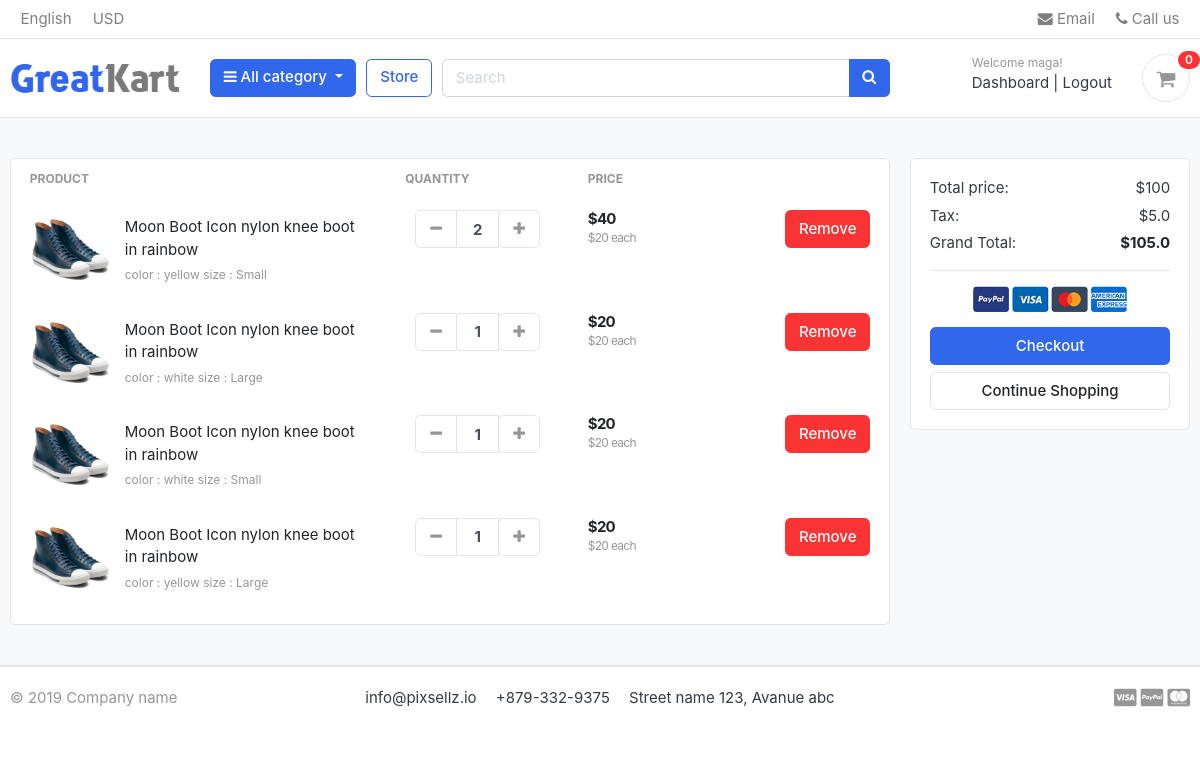
Screenshot of /cart/ (signed in) with the database file from the repository.
### accounts/models.py (models this page shows, shortened)
class Account(AbstractBaseUser,PermissionsMixin):
    first_name = models.CharField(max_length=50)
    last_name = models.CharField(max_length=50)
    username = models.CharField(max_length=50, unique=True)
    email = models.EmailField(max_length=80, unique=True)
    phone_number    = models.CharField(max_length=50)
    date_joined = models.DateTimeField(auto_now_add=True)
    last_login = models.DateTimeField(auto_now_add=True)
    is_staff = models.BooleanField(default=False)
    is_active = models.BooleanField(default=False)
    is_superuser = models.BooleanField(default=True)
    USERNAME_FIELD = 'email'
    REQUIRED_FIELDS = ['username', 'first_name', 'last_name']
    objects = MyAccountManager()

### carts/models.py (models this page shows, shortened)
class CartItem(models.Model):
    user = models.ForeignKey(Account, on_delete=models.CASCADE, null=True)
    product = models.ForeignKey(Product, on_delete=models.CASCADE)
    variations = models.ManyToManyField(Variation, blank=True)
    cart = models.ForeignKey(Cart, on_delete=models.CASCADE,null=True)
    quantity = models.IntegerField()
    is_active = models.BooleanField(default=True)
    def sub_total(self):
        return self.product.price*self.quantity

### store/models.py (models this page shows, shortened)
class Product(models.Model):
    product_name = models.CharField(max_length=150, unique=True)
    slug = models.SlugField(max_length=200, unique=True)
    description = models.TextField(max_length=500, blank=True)
    price = models.IntegerField()
    images = models.ImageField(upload_to='product')
    stock = models.IntegerField()
    is_avialable = models.BooleanField(default=True)
    category = models.ForeignKey(Category, on_delete=models.CASCADE)
    created_date = models.DateTimeField(auto_now_add=True)
    modified_date = models.DateTimeField(auto_now=True)
    def get_url(self):
        return reverse('product_detail', args=[self.category.slug, self.slug])

class Variation(models.Model):
    product = models.ForeignKey(Product, on_delete=models.CASCADE)
    variation_category = models.CharField(max_length=150, choices=variation_category_choice)
    variation_value = models.CharField(max_length=150)
    is_active = models.BooleanField(default=True)
    created_date = models.DateTimeField(auto_now=True)
    objects = VariationManager()

### carts/views.py (the view)
# urls.py: path('', views.cart, name='cart'),
def cart(request, total=0, quantity=0, cart_items=None):
    try:
        tax=0
        grand_total = 0
        if request.user.is_authenticated:
            cart_items = CartItem.objects.filter(user=request.user, is_active=True)
        else:
            cart = Cart.objects.get(cart_id=_cart_id(request))
            cart_items = CartItem.objects.filter(cart=cart, is_active=True)
        for cart_item in cart_items:
            total += (cart_item.product.price * cart_item.quantity)
            quantity += cart_item.quantity
        tax = (total *5)/ 100
        grand_total = total +tax
    except ObjectDoesNotExist:
        pass
    context ={
        'total':total,
        'quantity':quantity,
        'cart_items': cart_items,
        'tax': tax,
        'grand_total': grand_total
    }
    return render(request, 'store/cart.html', context)

### carts/context_processors.py (called while the page is built)
def counter(request):
    cart_count = 0
    if 'admin' in request.path:
        return {}
    else:
        try:
            cart = Cart.objects.filter(cart_id= _cart_id(request))
            if request.user.is_authenticated:
                cart_items = CartItem.objects.all().filter(cart=cart[:1])
            else:
                cart_items = CartItem.objects.all().filter(cart=cart[:1])
            for cart_item in cart_items:
                cart_count+= cart_item.quantity
        except Cart.DoesNotExist:
            cart_count=0
    return dict(cart_count=cart_count)

### carts/views.py (called while the page is built)
def _cart_id(request):
    cart = request.session.session_key
    if not cart:
        cart = request.session.create()
    return cart

### category/context_processors.py (called while the page is built)
def menu_links(request):
    links = Category.objects.all()
    return dict(links=links)

### category/models.py (called while the page is built)
    def get_url(self):
        return reverse('products_by_category' , args=[self.slug])

### templates/store/cart.html (shortened to what this page needs)
{% extends 'base.html' %}
{% load static %}
{% block content %}
<section class="section-content padding-y bg">
<div class="container">
{% if not cart_items  %}
	<h1 class="text-center"> Your basket is empty </h1>
	<br>
	<div class="text-center">
		<a href="{% url 'store' %}" class="btn btn-primary">Continue shopping</a>
	</div>
{% else %}
<div class="row">
	<aside class="col-lg-9">
<div class="card">
<table class="table table-borderless table-shopping-cart">
<thead class="text-muted">
<tr class="small text-uppercase">
  <th scope="col">Product</th>
  <th scope="col" width="120">Quantity</th>
  <th scope="col" width="120">Price</th>
  <th scope="col" class="text-right" width="200"> </th>
</tr>
</thead>
<tbody>
{% for cart_item in cart_items %}
<tr>
	<td>
		<figure class="itemside align-items-center">
			<div class="aside"><img src="{{ cart_item.product.images.url }}" class="img-sm"></div>
			<figcaption class="info">
				<a href="{{ cart_item.product.get_url }}" class="title text-dark">{{ cart_item.product.product_name }}</a>
				<p class="text-muted small">
				 {% if  cart_item.variations.all %}
					{% for item in cart_item.variations.all  %}
					  {{ item.variation_category }} : {{ item.variation_value }}
					{% endfor %}
				{% endif %}
				</p>
			</figcaption>
		</figure>
	</td>
	<td>
					<div class="col">
						<div class="input-group input-spinner">
							<div class="input-group-prepend">
							<a href="{% url 'remove_cart' cart_item.product.id cart_item.id %}" class="btn btn-light" type="button" id="button-plus"> <i class="fa fa-minus"></i> </a>
							</div>
							<input type="text" class="form-control"  value="{{ cart_item.quantity }}">
							<div class="input-group-append">
								<form action="{% url 'add_cart' cart_item.product.id %}" method="POST">
									<button class="btn btn-light" type="button" id="button-minus"> <i class="fa fa-plus"></i> </button>
								</form>
						</div>
						</div>
					</div>
	</td>
	<td>
		<div class="price-wrap">
			<var class="price">${{ cart_item.sub_total }}</var>
			<small class="text-muted"> ${{ cart_item.product.price }} each </small>
		</div>
	</td>
	<td class="text-right">
	<a href="{% url 'remove_cart_item' cart_item.product.id cart_item.id %}" onclick="return confirm('Are you sure to delete?')" class="btn btn-danger"> Remove</a>
	</td>
</tr>
</tbody>
{% endfor %}
</table>
</div>
	</aside>
	<aside class="col-lg-3">
		<div class="card">
		<div class="card-body">
			<dl class="dlist-align">
			  <dt>Total price:</dt>
			  <dd class="text-right">${{ total }}</dd>
			</dl>
			<dl class="dlist-align">
			  <dt>Tax:</dt>
			  <dd class="text-right"> ${{tax}}</dd>
			</dl>
			<dl class="dlist-align">
			  <dt>Grand Total:</dt>
			  <dd class="text-right text-dark b"><strong>${{ grand_total }}</strong></dd>
			</dl>
			<hr>
			<p class="text-center mb-3">
				<img src="{% static './images/misc/payments.png' %}" height="26">
			</p>
			<a href="{% url 'checkout' %}" class="btn btn-primary btn-block"> Checkout </a>
			<a href="{% url 'store' %}" class="btn btn-light btn-block">Continue Shopping</a>
		</div>
		</div>
</aside>
</div>
{% endif %}
</div>
</section>
{% endblock %}

### templates/includes/navbar.html (shortened to what this page needs)
{% load static %}
<header class="section-header">
<nav class="navbar p-md-0 navbar-expand-sm navbar-light border-bottom">
<div class="container">
  <div class="collapse navbar-collapse" id="navbarTop4">
    <ul class="navbar-nav mr-auto">
    	<li class="nav-item dropdown">
		 	<a href="#" class="nav-link">   English </a>
		</li>
		<li class="nav-item dropdown">
			<a href="#" class="nav-link"> USD </a>
		</li>
    </ul>
    <ul class="navbar-nav">
		<li><a href="#" class="nav-link"> <i class="fa fa-envelope"></i> Email </a></li>
		<li><a href="#" class="nav-link"> <i class="fa fa-phone"></i> Call us </a></li>
	</ul>
  </div>
</div>
</nav>
<section class="header-main border-bottom">
	<div class="container">
<div class="row align-items-center">
	<div class="col-lg-2 col-md-3 col-6">
		<a href="{% url 'index' %}" class="brand-wrap">
			<img class="logo" src="{% static './images/logo.png' %}">
		</a>
	</div>
	<div class="col-lg col-sm col-md col-6 flex-grow-0">
		<div class="category-wrap dropdown d-inline-block float-right">
			<button type="button" class="btn btn-primary dropdown-toggle" data-toggle="dropdown">
				<i class="fa fa-bars"></i> All category
			</button>
		</div>
	</div>
	<a href="{% url 'store' %}" class="btn btn-outline-primary">Store</a>
	<div class="col-lg  col-md-6 col-sm-12 col">
		<form action="{% url 'search' %}" class="search" method='POST'>
			<div class="input-group w-100">
			    <input type="text" class="form-control" style="width:60%;" placeholder="Search" name='keyword'>
			    <div class="input-group-append">
			      <button class="btn btn-primary" type="submit">
			        <i class="fa fa-search"></i>
			      </button>
			    </div>
		    </div>
		</form>
	</div>
	<div class="col-lg-3 col-sm-6 col-8 order-2 order-lg-3">
				<div class="d-flex justify-content-end mb-3 mb-lg-0">
					 {% if user.id is None %}
          <div class="widget-header">
            <small class="title text-muted">Welcome guest!</small>
            <div>
              <a href="{% url 'login' %}">Sign in</a> <span class="dark-transp"> | </span>
              <a href="{% url 'register' %}"> Register</a>
            </div>
          </div>
          {% else %}
          <div class="widget-header">
            <small class="title text-muted">Welcome {{user.first_name}}!</small>
            <div>
              <a href="{% url 'dashboard' %}">Dashboard</a> <span class="dark-transp"> | </span>
              <a href="{% url 'logout' %}"> Logout</a>
            </div>
          </div>
          {% endif %}
					<a href="{% url 'cart' %}" class="widget-header pl-3 ml-3">
						<div class="icon icon-sm rounded-circle border"><i class="fa fa-shopping-cart"></i></div>
						<span class="badge badge-pill badge-danger notify">{{ cart_count }}</span>
					</a>
				</div>
			</div>
</div>
	</div>
</section>
</header>

### static/css/ui.css (style rules this page uses)
html { font-family: "Inter", sans-serif; font-size: 15px; }
.price-wrap { letter-spacing: -0.7px; }
.icon-xs, .icon-sm, .icon-md, .icon-lg { display: inline-block; text-align: center; flex-shrink: 0; flex-grow: 0; }
.icon-sm { width: 48px; height: 48px; line-height: 48px !important; font-size: 20px; }
.img-xs, .img-sm, .img-md, .img-lg { -o-object-fit: cover; object-fit: cover; flex-shrink: 0; flex-grow: 0; }
.img-sm { width: 80px; height: 80px; }
.padding-y { padding-top: 40px; padding-bottom: 40px; }
var { font-style: normal; }
figure { margin-bottom: 0; }
.bg { background-color: #f8f9fa; }
.b { font-weight: 600; }
p:last-child { margin-bottom: 0; }
.header-main { position: relative; padding-top: 1rem; padding-bottom: 1rem; }
.brand-wrap .logo, .navbar-brand .logo { margin-right: 7px; max-height: 42px; display: inline-block; }
.widget-header { display: inline-block; vertical-align: middle; position: relative; }
.widget-header a { color: #343a40; }
.widget-header i { color: #969696; }
.widget-header .title { display: block; }
.widget-header .notify { position: absolute; top: -3px; right: -10px; }
.btn-light { background-color: #fff; border-color: #e4e4e4; }
.btn-light i { color: #969696; }
.itemside { position: relative; display: flex; width: 100%; }
.itemside .aside { position: relative; flex-shrink: 0; }
.itemside .info { padding-left: 15px; padding-right: 7px; }
.itemside p { margin-bottom: 0; }
.itemside .title { display: block; margin-bottom: 5px; color: #212529; }
[class*=dlist-] { margin-bottom: 5px; }
[class*=dlist-] dd { margin-bottom: 0; }
.dlist-align { display: flex; }
.dlist-align dt { width: 150px; word-wrap: break-word; font-weight: normal; }
.dlist-align dd { flex-grow: 1; }
.notify { position: absolute; top: -4px; right: -10px; display: inline-block; padding: 0.25em 0.6em; font-size: 12px; line-height: 1; text-align: center; border-radius: 3rem; color: #fff; background-color: #fa3434; }
.price { font-weight: 600; color: #212529; }
.input-spinner { width: 125px; flex-wrap: nowrap; display: inline-flex; vertical-align: middle; }
.input-spinner input.form-control { text-align: center; max-width: 46px; font-weight: bold; flex-basis: 46px; border-color: #e4e4e4; flex-grow: 0; }
.input-spinner .btn { width: 42px; text-align: center; padding-left: 0.5rem; padding-right: 0.5rem; }
.table-shopping-cart.table td, .table-shopping-cart.table th { padding-left: 1.25rem; padding-right: 1.25rem; }
.table-shopping-cart .price-wrap { line-height: 1.2; }
.table-shopping-cart .price { font-weight: bold; margin-right: 5px; display: block; }

### rows the page displays
Account: first_name "maga"
CartItem: product.images (picture), product.product_name "Moon Boot Icon nylon knee boot in rainbow", quantity "2", sub_total "40", product.price "20"
Variation: variation_category "color", variation_value "yellow"
Variation: variation_category "size", variation_value "Small"
CartItem: product.images (picture), product.product_name "Moon Boot Icon nylon knee boot in rainbow", quantity "1", sub_total "20", product.price "20"
Variation: variation_category "color", variation_value "white"
Variation: variation_category "size", variation_value "Large"
CartItem: product.images (picture), product.product_name "Moon Boot Icon nylon knee boot in rainbow", quantity "1", sub_total "20", product.price "20"
CartItem: product.images (picture), product.product_name "Moon Boot Icon nylon knee boot in rainbow", quantity "1", sub_total "20", product.price "20"

### other values shown
{{ cart_count }} "0"
{{ total }} "100"
{{ tax }} "5.0"
{{ grand_total }} "105.0"
